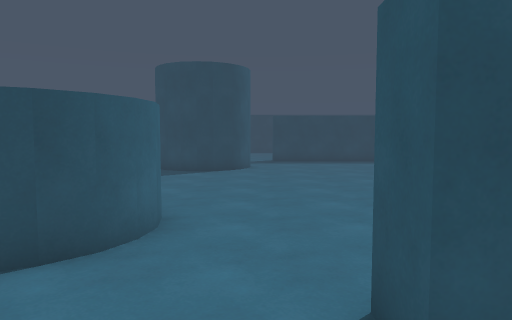
[1] (above)

23 first-person views from a walk through a scene from a Unity 3-D project. The camera is 1.5 m above the floor, tilts 4° down and sees 70° across. The floor is counted in squares, 1 m on a side. Each view is taken from the middle of a square. On the plan, view 1 faces up. The plan holds only what a view shows up to about 16 squares ahead; the rest is blank. The place goes on beyond the plan. The player is left out.

[2]
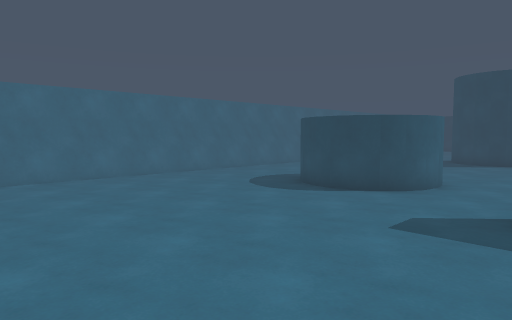

[3]
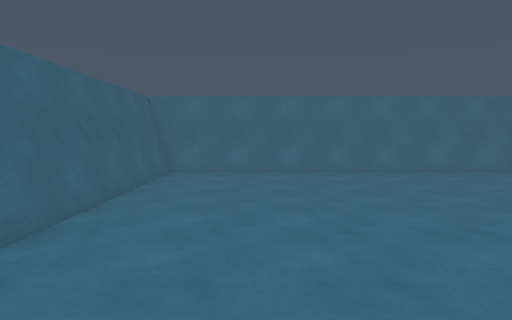

[4]
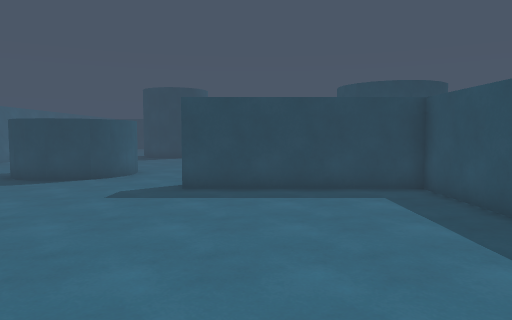

[5]
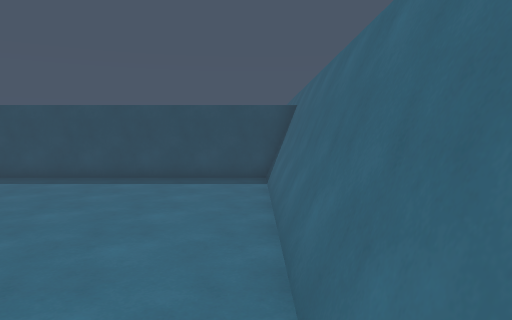

[6]
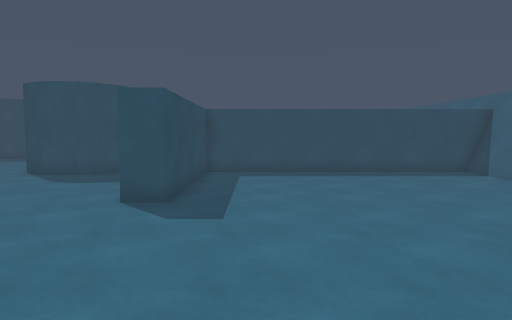

[7]
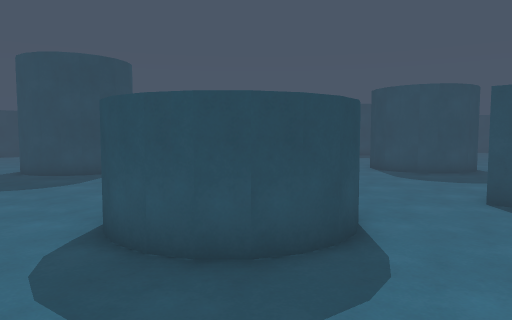

[8]
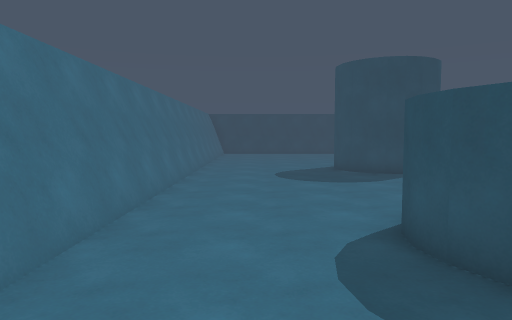

[9]
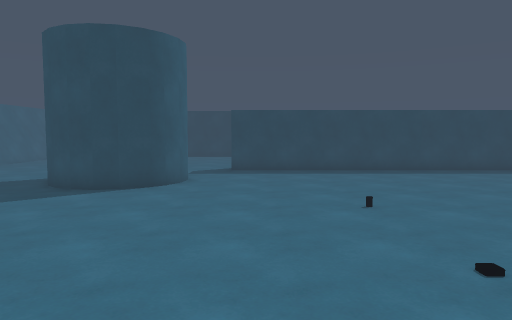

[10]
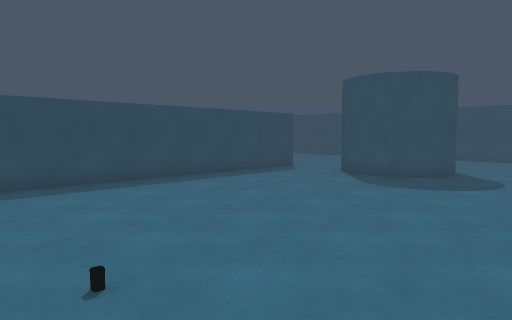

[11]
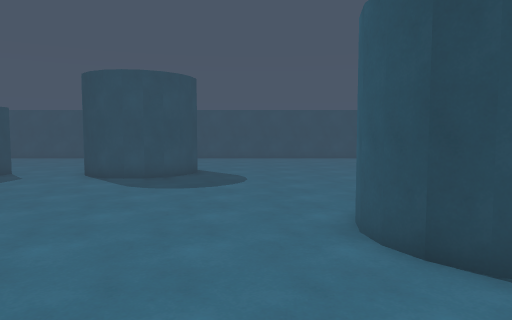

[12]
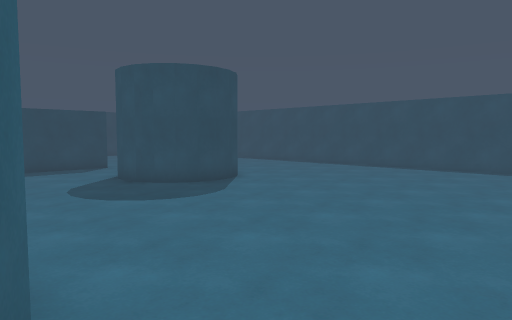

[13]
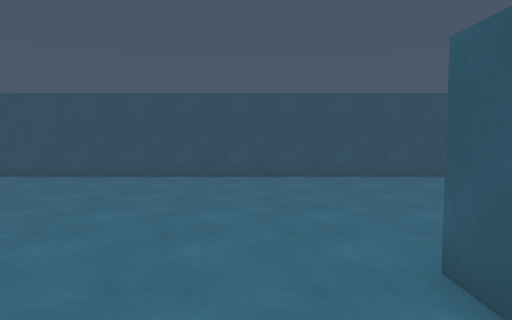

[14]
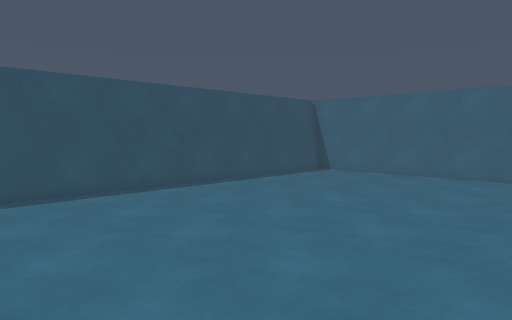

[15]
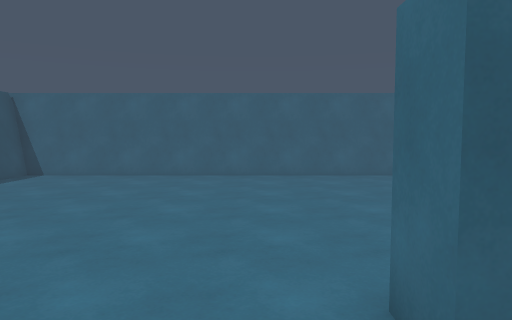

[16]
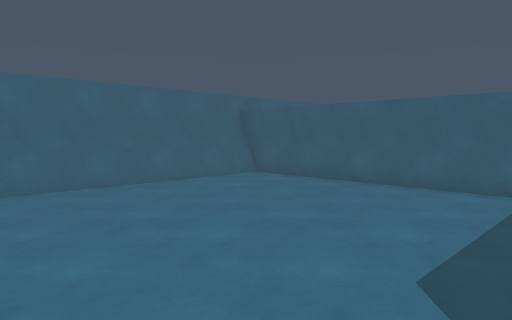

[17]
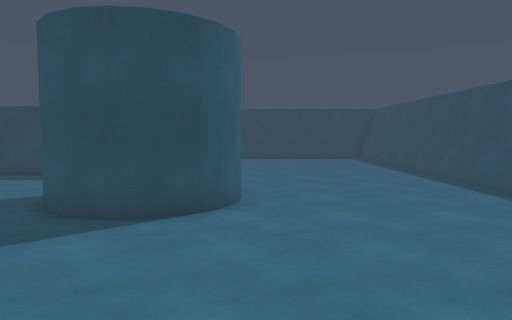

[18]
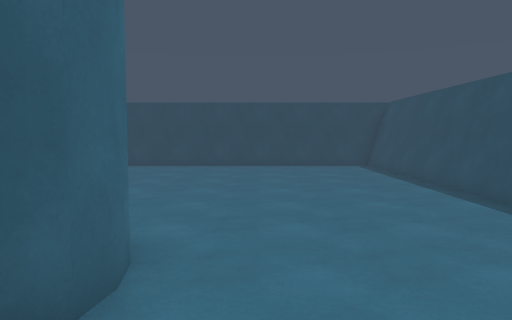

[19]
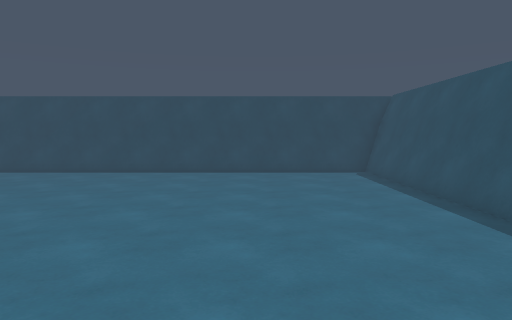

[20]
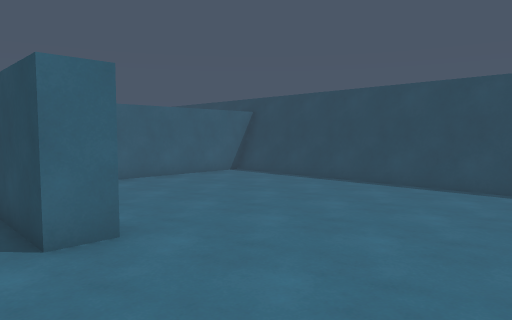

[21]
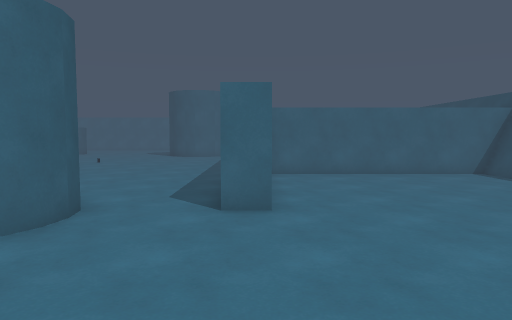

[22]
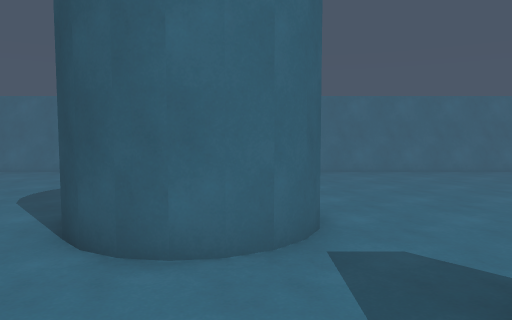

[23]
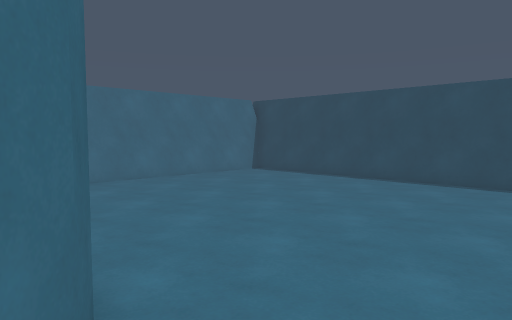

### Floor plan
Key: @ floor where view 1 was taken; # wall or solid block; . floor; O other object.
Columns run from 11 left of view 1 to 27 right of it. Each row starts with its distance up from view 1.
 30 ###########          ##################
 29 #..........          #................#
 28 #..........          #................#
 27 #..........          #................#
 26 #...........         #................#
 25 #...........         #................#
 24 #...........         #................#
 23 #...........         #................#
 22 #...........         #................#
 21 #...........         #     #..........#
 20   ..........################..........#
 19    ..... ##...........................#
 18     ...#  #...........................#
 17 #......#  #................####.......#
 16 #......## #................#  #.......#
 15 #.......###................#  #.......#
 14 #..........................####.......#
 13 #..............O......................#
 12 #.....................................#
 11 #.....................................#
 10 #.....................................#
  9 #......  .......O.### ................#
  8 #.....   .........#   ................#
  7 #.....   #........#  #................#
  6 #....#   #........#### ...............#
  5 #....## ##.........##.  ..............#
  4 #.....###..........  .     ...........#
  3 #...........#              ##.........#
  2 #...........########        #.........#
  1 #..................#  ................#
  0 #..........@.......#..................#
 -1 #..................#..................#
 -2 #..................#..................#
 -3 #..................#..................#
 -4 #..................#..................#
 -5 #..................#..................#
 -6 #..................#..................#
 -7 #..................#..................#
 -8 #..................#..................#
 -9 #######################################

Positions as (right, up) in squares from view 1, and headings:
1: (0, 0), facing up
2: (2, -5), facing up-left
3: (4, -5), facing left
4: (3, -8), facing up
5: (-5, -8), facing right
6: (-7, 0), facing right
7: (-8, 1), facing up-right
8: (-8, 1), facing up
9: (2, 5), facing up
10: (3, 9), facing up-right
11: (3, 11), facing right
12: (10, 4), facing up-right
13: (13, 5), facing right
14: (17, 5), facing down-right
15: (18, 5), facing down
16: (19, 2), facing down-left
17: (20, 7), facing up
18: (21, 12), facing up
19: (22, 15), facing up
20: (22, 19), facing up-left
21: (24, 21), facing left
22: (4, 18), facing left
23: (1, 18), facing up-left
